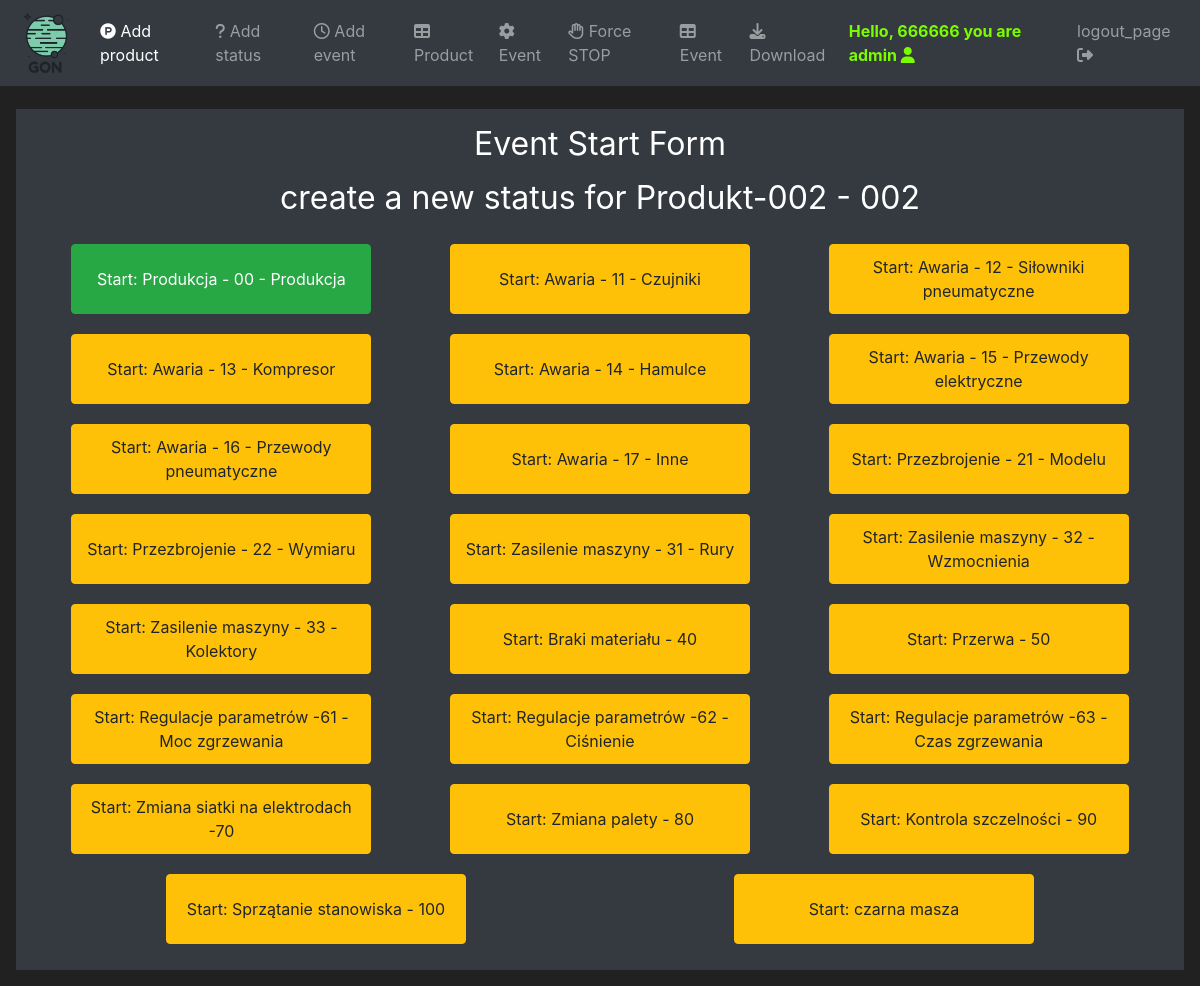
/eventStartStop (signed in), run on an earlier commit of the app's database.
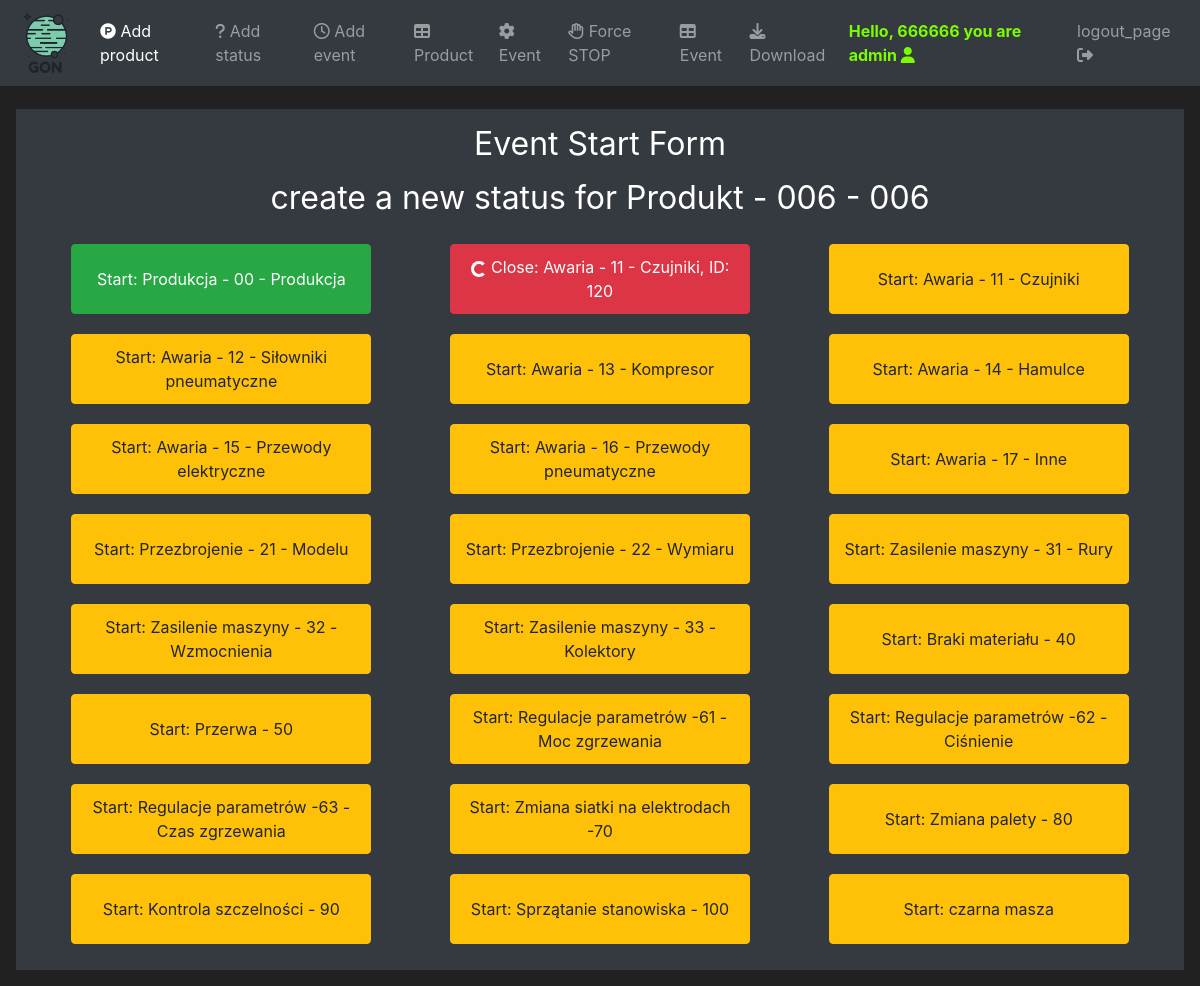
And on a later commit of the database.
### mainApp/models/user.py (models this page shows, shortened)
class User(UserMixin, db.Model):
    id = db.Column(db.Integer, primary_key=True, unique=True)
    username = db.Column(db.String(100), unique=True)
    password_hash = db.Column(db.String())
    email_address = db.Column(db.String())
    role = db.Column(db.Integer)

### mainApp/models/product.py (models this page shows, shortened)
class Product(db.Model):
    id = db.Column(db.Integer, primary_key=True)
    modelCode = db.Column(db.String(20), unique=True)
    modelName = db.Column(db.String(20))
    orderStatus = db.Column(db.String(20))
    startDate = db.Column(db.Integer)
    executionDate = db.Column(db.Integer)

### mainApp/models/status.py (models this page shows, shortened)
class Status(db.Model):
    id = db.Column(db.Integer, primary_key=True)
    statusCode = db.Column(db.Integer)
    statusName = db.Column(db.String(20), unique=True)
    production = db.Column(db.String(20))

### mainApp/models/event.py (models this page shows, shortened)
class Event(db.Model):
    id = db.Column(db.Integer, primary_key=True)
    idProd = db.Column(db.Integer, db.ForeignKey(Product.id), nullable=True)
    idStatus = db.Column(db.Integer, db.ForeignKey(Status.id))
    startDate = db.Column(db.Integer)
    endDate = db.Column(db.Integer)
    okCounter = db.Column(db.Integer)
    nokCounter = db.Column(db.Integer)
    userID = db.Column(db.Integer, db.ForeignKey(User.id))

### mainApp/routes.py (the view, shortened to what this page needs)
@ app.route('/eventStartStop', methods=('GET', 'POST'))
@ login_required
def event_start_stop_page():
    eventStartForm = EventStartForm()
    eventCloseForm = EventCloseForm()
    now = datetime.today()
    now = now.timestamp()
    now = int(now)
    print(now)
    openProductList = Product.query.filter(or_(Product.orderStatus == "Open",and_(Product.orderStatus == "Auto", Product.startDate <= now, Product.executionDate >= now)))
    statusList = Status.query.all()
    openEventList = Event.query.filter(Event.endDate == None)
    return render_template('eventStartForm.html', openProductList=openProductList, statusList=statusList, openEventList=openEventList, eventStartForm=eventStartForm, eventCloseForm=eventCloseForm)

### mainApp/models/user.py (called while the page is built)
@login_manager.user_loader
def load_user(user_id):
    return User.query.get(int(user_id))

### mainApp/templates/eventStartForm.html (shortened to what this page needs)
{% extends 'base.html' %}
{% block content %}
<div class="text-center">
    <div class="container">
        <h1 class="h2 mb-3 font-weight-normal">
            Event Start Form
        </h1>
        {% for openProduct in openProductList %}
        <h3 class="h2 mb-3 font-weight-normal">
            create a new status for {{openProduct.modelName}} - {{ openProduct.modelCode}}
        </h3>
        <div class="row">
            {% for status in statusList %}
                {% for openEvent in openEventList %}
                {% if openEvent.idProd == openProduct.id and openEvent.idStatus == status.id%}
                <div class="col text-center">
                    <button class="btn btn-outline btn-danger buttonFull" data-toggle="modal" autofocus="autofocus"
                        data-target="#Modal-Close-{{openProduct.id}}-{{status.id}}-{{current_user.id}}"><span class="spinner-border spinner-border-sm"></span> Close: {{ status.statusName }}, ID: {{openEvent.id}}</button>
                </div>
                {% endif %}
                {% endfor %}
                {% if status.production == "Prod" %}
                <div class="col text-center">
                    <button class="btn btn-outline btn-success buttonFull" data-toggle="modal"
                        data-target="#Modal-Start-{{openProduct.id}}-{{status.id}}-{{current_user.id}}">Start: {{ status.statusName }}</button>
                </div>
                {% else %}
                <div class="col text-center">
                    <button class="btn btn-outline btn-warning buttonFull" data-toggle="modal"
                        data-target="#Modal-Start-{{openProduct.id}}-{{status.id}}-{{current_user.id}}">Start: {{ status.statusName }}</button>
                </div>
                {% endif %}
            {% endfor %}
        </div>
        {% endfor %}
    </div>
</div>
{% endblock %}

### mainApp/templates/base.html (shortened to what this page needs)
<!doctype html>
<html lang="en">
<head>
   <link rel="stylesheet" href="https://cdn.jsdelivr.net/npm/bootstrap@4.5.3/dist/css/bootstrap.min.css"
>
   <link rel="stylesheet" href="https://cdnjs.cloudflare.com/ajax/libs/font-awesome/4.7.0/css/font-awesome.min.css">
</head>
<body>
   <nav class="navbar navbar-expand-md navbar-dark bg-dark fixed-top">
      <a class="navbar-brand" href="{{url_for('home_page')}}"><img src="/static/LogoBIG.png" alt="..." height="60"
            class="d-inline-block"></a>
      <div class="collapse navbar-collapse" id="navbarNav">
         <ul class="navbar-nav mr-auto">
            {% if current_user.role  == "admin"%}
            <li class="nav-item active">
               <a class="nav-link" href="{{url_for('product_page')}}"><i class='fa fa-product-hunt'></i> Add product</a>
            </li>
            <li class="nav-item">
               <a class="nav-link" href="{{url_for('status_page')}}"><i class='fa fa-question'></i> Add status</a>
            </li>
            <li class="nav-item">
               <a class="nav-link" href="{{url_for('event_page')}}"><i class='fa fa-clock-o'></i> Add event</a>
            </li>
            {% endif %}
            <li class="nav-item">
               <a class="nav-link" href="{{url_for('product_table_page')}}"><i class='fa fa-table'></i> Product</a>
            </li>
            <li class="nav-item">
               <a class="nav-link" href="{{url_for('event_start_stop_page')}}"><i class='fa fa-cog fa-spin'></i> Event</a>
            </li>
            <li class="nav-item">
               <a class="nav-link" href="{{url_for('event_all_stop_page')}}"><i class='fa fa-hand-paper-o'></i> Force STOP</a>
            </li>
            {% if current_user.role  == "admin"%}
            <li class="nav-item">
               <a class="nav-link" href="{{url_for('event_table_page')}}"><i class='fa fa-table'></i> Event</a>
            </li>
            <li class="nav-item">
               <a class="nav-link" href="{{url_for('download_report_page')}}"><i class="fa fa-download"></i> Download</a>
            </li>
            {% endif %}
         </ul>
         {% if current_user.is_authenticated %}
         <ul class="navbar-nav">
            <li class="nav-item">
               <a class="nav-link" style="color: lawngreen; font-weight: bold" href="#">Hello, {{current_user.username}} you are {{ current_user.role }} <i class='fa fa-user'></i></a>
            </li>
            <li class="nav-item">
               <a class="nav-link" href="{{url_for('logout_page')}}">logout_page <i class='fa fa-sign-out'></i></a>
            </li>
         </ul>
         {% endif %}
      </div>
   </nav>
   <br>
   <div class="position-relative overflow-hidden p-3 p-md-3 m-md-3 text-center bg-dark" style="color:white">
      {% block content %}
      {% endblock %}
   </div>
</body>
</html>

### mainApp/templates/base.html (style rules this page uses)
body { background-color: #212121; color: white }
.buttonFull { width: 300px !important; height: 70px !important; margin: 10px; }

What changed in the data, as far as the page shows it:
no longer on this page (row edited): Product: modelName "Produkt-002", modelCode "002", Status (statusName "Produkcja - 00 - Produkcja"), Status (statusName "Awaria - 11 - Czujniki"), Status (statusName "Awaria - 12 - Siłowniki pneumatyczne"), Status (statusName "Awaria - 13 - Kompresor"), Status (statusName "Awaria - 14 - Hamulce"), Status (statusName "Awaria - 15 - Przewody elektryczne"), Status (statusName "Awaria - 16 - Przewody pneumatyczne"), Status (statusName "Awaria - 17 - Inne"), Status (statusName "Przezbrojenie - 21 - Modelu"), Status (statusName "Przezbrojenie - 22 - Wymiaru"), Status (statusName "Zasilenie maszyny - 31 - Rury"), Status (statusName "Zasilenie maszyny - 32 - Wzmocnienia"), Status (statusName "Zasilenie maszyny - 33 - Kolektory"), Status (statusName "Braki materiału - 40"), Status (statusName "Przerwa - 50"), Status (statusName "Regulacje parametrów -61 - Moc zgrzewania"), Status (statusName "Regulacje parametrów -62 - Ciśnienie"), Status (statusName "Regulacje parametrów -63 - Czas zgrzewania"), Status (statusName "Zmiana siatki na elektrodach -70"), Status (statusName "Zmiana palety - 80"), Status (statusName "Kontrola szczelności - 90"), Status (statusName "Sprzątanie stanowiska - 100"), Status (statusName "czarna masza")
now on this page (row edited): Product: modelName "Produkt - 006", modelCode "006", Status (statusName "Produkcja - 00 - Produkcja"), Status (statusName "Awaria - 11 - Czujniki"), Status (statusName "Awaria - 12 - Siłowniki pneumatyczne"), Status (statusName "Awaria - 13 - Kompresor"), Status (statusName "Awaria - 14 - Hamulce"), Status (statusName "Awaria - 15 - Przewody elektryczne"), Status (statusName "Awaria - 16 - Przewody pneumatyczne"), Status (statusName "Awaria - 17 - Inne"), Status (statusName "Przezbrojenie - 21 - Modelu"), Status (statusName "Przezbrojenie - 22 - Wymiaru"), Status (statusName "Zasilenie maszyny - 31 - Rury"), Status (statusName "Zasilenie maszyny - 32 - Wzmocnienia"), Status (statusName "Zasilenie maszyny - 33 - Kolektory"), Status (statusName "Braki materiału - 40"), Status (statusName "Przerwa - 50"), Status (statusName "Regulacje parametrów -61 - Moc zgrzewania"), Status (statusName "Regulacje parametrów -62 - Ciśnienie"), Status (statusName "Regulacje parametrów -63 - Czas zgrzewania"), Status (statusName "Zmiana siatki na elektrodach -70"), Status (statusName "Zmiana palety - 80"), Status (statusName "Kontrola szczelności - 90"), Status (statusName "Sprzątanie stanowiska - 100"), Status (statusName "czarna masza")
added Event: {{ status.statusName }} "Awaria - 11 - Czujniki", id "120", shown under Status "Awaria - 11 - Czujniki"
